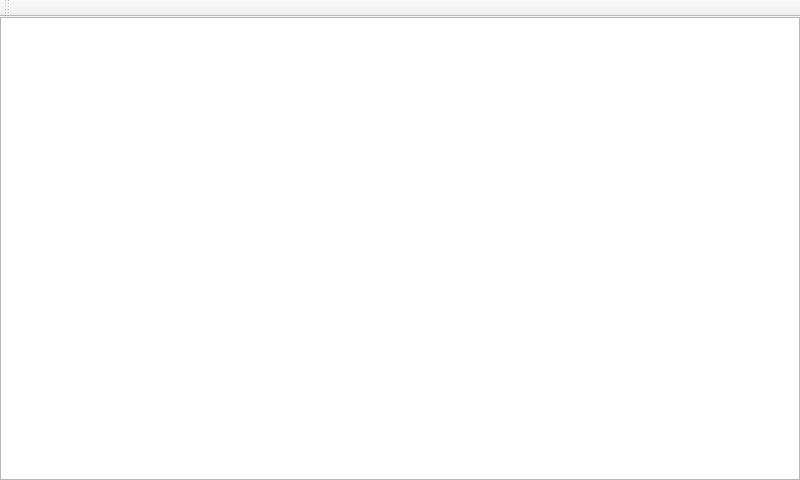
<?xml version="1.0" encoding="UTF-8"?>
<ui version="4.0">
 <class>winFeedList</class>
 <widget class="QMainWindow" name="winFeedList">
  <property name="geometry">
   <rect>
    <x>0</x>
    <y>0</y>
    <width>800</width>
    <height>480</height>
   </rect>
  </property>
  <property name="windowTitle">
   <string>MainWindow</string>
  </property>
  <widget class="QWidget" name="centralWidget">
   <layout class="QVBoxLayout" name="verticalLayout">
    <property name="spacing">
     <number>0</number>
    </property>
    <property name="margin">
     <number>0</number>
    </property>
    <item>
     <widget class="QLabel" name="bannerTop">
      <property name="sizePolicy">
       <sizepolicy hsizetype="Expanding" vsizetype="Maximum">
        <horstretch>0</horstretch>
        <verstretch>0</verstretch>
       </sizepolicy>
      </property>
      <property name="maximumSize">
       <size>
        <width>16777215</width>
        <height>0</height>
       </size>
      </property>
      <property name="text">
       <string>TextLabel</string>
      </property>
      <property name="alignment">
       <set>Qt::AlignBottom|Qt::AlignHCenter</set>
      </property>
      <property name="wordWrap">
       <bool>true</bool>
      </property>
     </widget>
    </item>
    <item>
     <widget class="QListView" name="listFeedList">
      <property name="horizontalScrollBarPolicy">
       <enum>Qt::ScrollBarAlwaysOff</enum>
      </property>
      <property name="editTriggers">
       <set>QAbstractItemView::NoEditTriggers</set>
      </property>
      <property name="showDropIndicator" stdset="0">
       <bool>false</bool>
      </property>
      <property name="uniformItemSizes">
       <bool>true</bool>
      </property>
      <property name="wordWrap">
       <bool>true</bool>
      </property>
     </widget>
    </item>
    <item>
     <widget class="QLabel" name="bannerBottom">
      <property name="sizePolicy">
       <sizepolicy hsizetype="Expanding" vsizetype="Maximum">
        <horstretch>0</horstretch>
        <verstretch>0</verstretch>
       </sizepolicy>
      </property>
      <property name="maximumSize">
       <size>
        <width>16777215</width>
        <height>0</height>
       </size>
      </property>
      <property name="text">
       <string>TextLabel</string>
      </property>
      <property name="alignment">
       <set>Qt::AlignTop|Qt::AlignHCenter</set>
      </property>
      <property name="wordWrap">
       <bool>true</bool>
      </property>
     </widget>
    </item>
   </layout>
  </widget>
  <widget class="QToolBar" name="toolBar">
   <property name="windowTitle">
    <string>toolBar</string>
   </property>
   <attribute name="toolBarArea">
    <enum>TopToolBarArea</enum>
   </attribute>
   <attribute name="toolBarBreak">
    <bool>false</bool>
   </attribute>
  </widget>
 </widget>
 <resources/>
 <connections/>
</ui>
